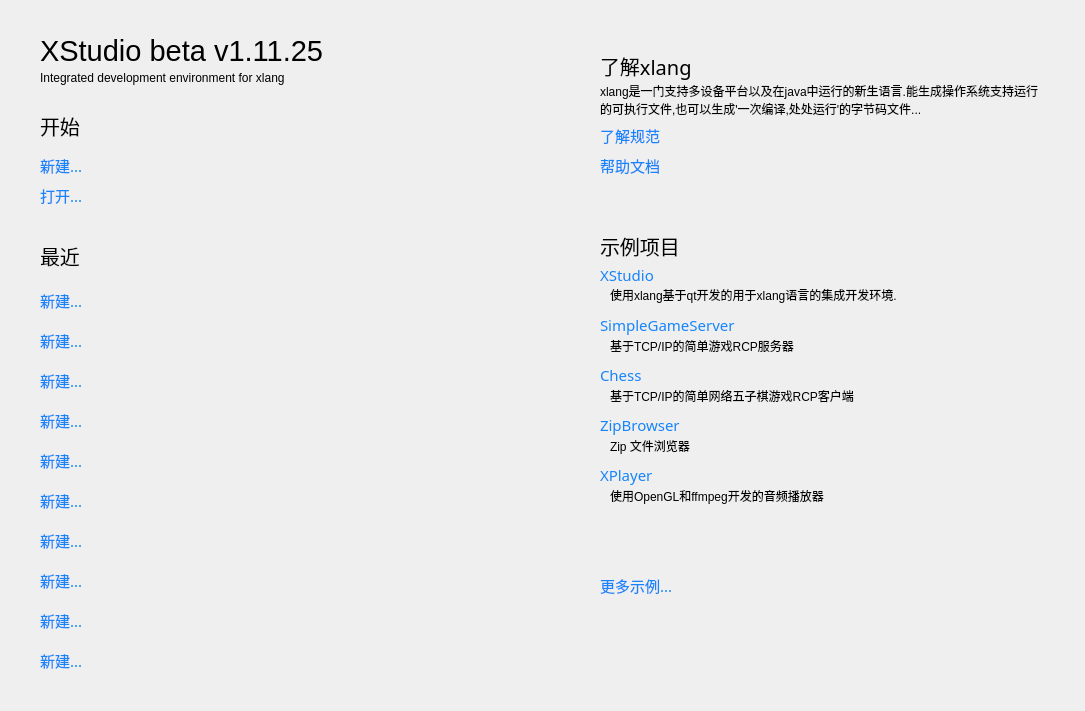
<?xml version="1.0" encoding="UTF-8"?>
<ui version="4.0">
 <class>Form</class>
 <widget class="QWidget" name="Form">
  <property name="geometry">
   <rect>
    <x>0</x>
    <y>0</y>
    <width>1085</width>
    <height>711</height>
   </rect>
  </property>
  <property name="windowTitle">
   <string>欢迎使用</string>
  </property>
  <widget class="QLabel" name="label">
   <property name="geometry">
    <rect>
     <x>40</x>
     <y>30</y>
     <width>500</width>
     <height>41</height>
    </rect>
   </property>
   <property name="font">
    <font>
     <family>Arial</family>
     <pointsize>22</pointsize>
    </font>
   </property>
   <property name="text">
    <string>XStudio beta v1.11.25</string>
   </property>
  </widget>
  <widget class="QLabel" name="label_2">
   <property name="geometry">
    <rect>
     <x>40</x>
     <y>70</y>
     <width>271</width>
     <height>16</height>
    </rect>
   </property>
   <property name="text">
    <string>Integrated development environment for xlang</string>
   </property>
  </widget>
  <widget class="QLabel" name="label_3">
   <property name="geometry">
    <rect>
     <x>40</x>
     <y>110</y>
     <width>61</width>
     <height>31</height>
    </rect>
   </property>
   <property name="font">
    <font>
     <family>微软雅黑</family>
     <pointsize>15</pointsize>
    </font>
   </property>
   <property name="text">
    <string>开始</string>
   </property>
  </widget>
  <widget class="QLabel" name="lblnew">
   <property name="geometry">
    <rect>
     <x>40</x>
     <y>150</y>
     <width>221</width>
     <height>31</height>
    </rect>
   </property>
   <property name="font">
    <font>
     <family>微软雅黑</family>
     <pointsize>11</pointsize>
    </font>
   </property>
   <property name="cursor">
    <cursorShape>OpenHandCursor</cursorShape>
   </property>
   <property name="text">
    <string>&lt;a style=&quot;color:#1684fb&quot;&gt;新建...&lt;/a&gt;</string>
   </property>
  </widget>
  <widget class="QLabel" name="lblopen">
   <property name="geometry">
    <rect>
     <x>40</x>
     <y>180</y>
     <width>221</width>
     <height>31</height>
    </rect>
   </property>
   <property name="font">
    <font>
     <family>微软雅黑</family>
     <pointsize>11</pointsize>
    </font>
   </property>
   <property name="cursor">
    <cursorShape>OpenHandCursor</cursorShape>
   </property>
   <property name="text">
    <string>&lt;a style=&quot;color:#1684fb&quot;&gt;打开...&lt;/a&gt;</string>
   </property>
  </widget>
  <widget class="QLabel" name="label_6">
   <property name="geometry">
    <rect>
     <x>40</x>
     <y>240</y>
     <width>61</width>
     <height>31</height>
    </rect>
   </property>
   <property name="font">
    <font>
     <family>微软雅黑</family>
     <pointsize>15</pointsize>
    </font>
   </property>
   <property name="text">
    <string>最近</string>
   </property>
  </widget>
  <widget class="QLabel" name="rl0">
   <property name="geometry">
    <rect>
     <x>40</x>
     <y>280</y>
     <width>541</width>
     <height>41</height>
    </rect>
   </property>
   <property name="font">
    <font>
     <family>微软雅黑</family>
     <pointsize>11</pointsize>
    </font>
   </property>
   <property name="cursor">
    <cursorShape>OpenHandCursor</cursorShape>
   </property>
   <property name="text">
    <string>&lt;a style=&quot;color:#1684fb&quot;&gt;新建...&lt;/a&gt;</string>
   </property>
  </widget>
  <widget class="QLabel" name="rl1">
   <property name="geometry">
    <rect>
     <x>40</x>
     <y>320</y>
     <width>541</width>
     <height>41</height>
    </rect>
   </property>
   <property name="font">
    <font>
     <family>微软雅黑</family>
     <pointsize>11</pointsize>
    </font>
   </property>
   <property name="cursor">
    <cursorShape>OpenHandCursor</cursorShape>
   </property>
   <property name="text">
    <string>&lt;a style=&quot;color:#1684fb&quot;&gt;新建...&lt;/a&gt;</string>
   </property>
  </widget>
  <widget class="QLabel" name="rl2">
   <property name="geometry">
    <rect>
     <x>40</x>
     <y>360</y>
     <width>541</width>
     <height>41</height>
    </rect>
   </property>
   <property name="font">
    <font>
     <family>微软雅黑</family>
     <pointsize>11</pointsize>
    </font>
   </property>
   <property name="cursor">
    <cursorShape>OpenHandCursor</cursorShape>
   </property>
   <property name="text">
    <string>&lt;a style=&quot;color:#1684fb&quot;&gt;新建...&lt;/a&gt;</string>
   </property>
  </widget>
  <widget class="QLabel" name="rl3">
   <property name="geometry">
    <rect>
     <x>40</x>
     <y>400</y>
     <width>541</width>
     <height>41</height>
    </rect>
   </property>
   <property name="font">
    <font>
     <family>微软雅黑</family>
     <pointsize>11</pointsize>
    </font>
   </property>
   <property name="cursor">
    <cursorShape>OpenHandCursor</cursorShape>
   </property>
   <property name="text">
    <string>&lt;a style=&quot;color:#1684fb&quot;&gt;新建...&lt;/a&gt;</string>
   </property>
  </widget>
  <widget class="QLabel" name="rl4">
   <property name="geometry">
    <rect>
     <x>40</x>
     <y>440</y>
     <width>541</width>
     <height>41</height>
    </rect>
   </property>
   <property name="font">
    <font>
     <family>微软雅黑</family>
     <pointsize>11</pointsize>
    </font>
   </property>
   <property name="cursor">
    <cursorShape>OpenHandCursor</cursorShape>
   </property>
   <property name="text">
    <string>&lt;a style=&quot;color:#1684fb&quot;&gt;新建...&lt;/a&gt;</string>
   </property>
  </widget>
  <widget class="QLabel" name="rl5">
   <property name="geometry">
    <rect>
     <x>40</x>
     <y>480</y>
     <width>541</width>
     <height>41</height>
    </rect>
   </property>
   <property name="font">
    <font>
     <family>微软雅黑</family>
     <pointsize>11</pointsize>
    </font>
   </property>
   <property name="cursor">
    <cursorShape>OpenHandCursor</cursorShape>
   </property>
   <property name="text">
    <string>&lt;a style=&quot;color:#1684fb&quot;&gt;新建...&lt;/a&gt;</string>
   </property>
  </widget>
  <widget class="QLabel" name="rl6">
   <property name="geometry">
    <rect>
     <x>40</x>
     <y>520</y>
     <width>541</width>
     <height>41</height>
    </rect>
   </property>
   <property name="font">
    <font>
     <family>微软雅黑</family>
     <pointsize>11</pointsize>
    </font>
   </property>
   <property name="cursor">
    <cursorShape>OpenHandCursor</cursorShape>
   </property>
   <property name="text">
    <string>&lt;a style=&quot;color:#1684fb&quot;&gt;新建...&lt;/a&gt;</string>
   </property>
  </widget>
  <widget class="QLabel" name="rl7">
   <property name="geometry">
    <rect>
     <x>40</x>
     <y>560</y>
     <width>541</width>
     <height>41</height>
    </rect>
   </property>
   <property name="font">
    <font>
     <family>微软雅黑</family>
     <pointsize>11</pointsize>
    </font>
   </property>
   <property name="cursor">
    <cursorShape>OpenHandCursor</cursorShape>
   </property>
   <property name="text">
    <string>&lt;a style=&quot;color:#1684fb&quot;&gt;新建...&lt;/a&gt;</string>
   </property>
  </widget>
  <widget class="QLabel" name="rl8">
   <property name="geometry">
    <rect>
     <x>40</x>
     <y>600</y>
     <width>541</width>
     <height>41</height>
    </rect>
   </property>
   <property name="font">
    <font>
     <family>微软雅黑</family>
     <pointsize>11</pointsize>
    </font>
   </property>
   <property name="cursor">
    <cursorShape>OpenHandCursor</cursorShape>
   </property>
   <property name="text">
    <string>&lt;a style=&quot;color:#1684fb&quot;&gt;新建...&lt;/a&gt;</string>
   </property>
  </widget>
  <widget class="QLabel" name="rl9">
   <property name="geometry">
    <rect>
     <x>40</x>
     <y>640</y>
     <width>541</width>
     <height>41</height>
    </rect>
   </property>
   <property name="font">
    <font>
     <family>微软雅黑</family>
     <pointsize>11</pointsize>
    </font>
   </property>
   <property name="cursor">
    <cursorShape>OpenHandCursor</cursorShape>
   </property>
   <property name="text">
    <string>&lt;a style=&quot;color:#1684fb&quot;&gt;新建...&lt;/a&gt;</string>
   </property>
  </widget>
  <widget class="QLabel" name="label_18">
   <property name="geometry">
    <rect>
     <x>600</x>
     <y>570</y>
     <width>301</width>
     <height>31</height>
    </rect>
   </property>
   <property name="font">
    <font>
     <family>微软雅黑</family>
     <pointsize>11</pointsize>
    </font>
   </property>
   <property name="cursor">
    <cursorShape>OpenHandCursor</cursorShape>
   </property>
   <property name="text">
    <string>&lt;a style=&quot;color:#1684fb&quot;&gt;更多示例...&lt;/a&gt;</string>
   </property>
  </widget>
  <widget class="QLabel" name="label_19">
   <property name="geometry">
    <rect>
     <x>600</x>
     <y>230</y>
     <width>221</width>
     <height>31</height>
    </rect>
   </property>
   <property name="font">
    <font>
     <family>微软雅黑</family>
     <pointsize>15</pointsize>
    </font>
   </property>
   <property name="text">
    <string>示例项目</string>
   </property>
  </widget>
  <widget class="QLabel" name="label_20">
   <property name="geometry">
    <rect>
     <x>600</x>
     <y>460</y>
     <width>301</width>
     <height>31</height>
    </rect>
   </property>
   <property name="font">
    <font>
     <family>微软雅黑</family>
     <pointsize>11</pointsize>
    </font>
   </property>
   <property name="cursor">
    <cursorShape>OpenHandCursor</cursorShape>
   </property>
   <property name="text">
    <string>&lt;a style=&quot;color:#1684fb&quot;&gt;XPlayer&lt;/a&gt;</string>
   </property>
  </widget>
  <widget class="QLabel" name="label_21">
   <property name="geometry">
    <rect>
     <x>600</x>
     <y>360</y>
     <width>301</width>
     <height>31</height>
    </rect>
   </property>
   <property name="font">
    <font>
     <family>微软雅黑</family>
     <pointsize>11</pointsize>
    </font>
   </property>
   <property name="cursor">
    <cursorShape>OpenHandCursor</cursorShape>
   </property>
   <property name="text">
    <string>&lt;a style=&quot;color:#1684fb&quot;&gt;Chess&lt;/a&gt;</string>
   </property>
  </widget>
  <widget class="QLabel" name="label_24">
   <property name="geometry">
    <rect>
     <x>600</x>
     <y>260</y>
     <width>301</width>
     <height>31</height>
    </rect>
   </property>
   <property name="font">
    <font>
     <family>微软雅黑</family>
     <pointsize>11</pointsize>
    </font>
   </property>
   <property name="cursor">
    <cursorShape>OpenHandCursor</cursorShape>
   </property>
   <property name="text">
    <string>&lt;a style=&quot;color:#1684fb&quot;&gt;XStudio&lt;/a&gt;</string>
   </property>
  </widget>
  <widget class="QLabel" name="label_25">
   <property name="geometry">
    <rect>
     <x>600</x>
     <y>310</y>
     <width>301</width>
     <height>31</height>
    </rect>
   </property>
   <property name="font">
    <font>
     <family>微软雅黑</family>
     <pointsize>11</pointsize>
    </font>
   </property>
   <property name="cursor">
    <cursorShape>OpenHandCursor</cursorShape>
   </property>
   <property name="text">
    <string>&lt;a style=&quot;color:#1684fb&quot;&gt;SimpleGameServer&lt;/a&gt;</string>
   </property>
  </widget>
  <widget class="QLabel" name="label_27">
   <property name="geometry">
    <rect>
     <x>600</x>
     <y>410</y>
     <width>301</width>
     <height>31</height>
    </rect>
   </property>
   <property name="font">
    <font>
     <family>微软雅黑</family>
     <pointsize>11</pointsize>
    </font>
   </property>
   <property name="cursor">
    <cursorShape>OpenHandCursor</cursorShape>
   </property>
   <property name="text">
    <string>&lt;a style=&quot;color:#1684fb&quot;&gt;ZipBrowser&lt;/a&gt;</string>
   </property>
  </widget>
  <widget class="QLabel" name="label_28">
   <property name="geometry">
    <rect>
     <x>610</x>
     <y>280</y>
     <width>311</width>
     <height>31</height>
    </rect>
   </property>
   <property name="text">
    <string>&lt;html&gt;&lt;head/&gt;&lt;body&gt;&lt;p&gt;使用xlang基于qt开发的用于xlang语言的集成开发环境.&lt;/p&gt;&lt;/body&gt;&lt;/html&gt;</string>
   </property>
  </widget>
  <widget class="QLabel" name="label_29">
   <property name="geometry">
    <rect>
     <x>610</x>
     <y>330</y>
     <width>311</width>
     <height>31</height>
    </rect>
   </property>
   <property name="text">
    <string>基于TCP/IP的简单游戏RCP服务器</string>
   </property>
  </widget>
  <widget class="QLabel" name="label_30">
   <property name="geometry">
    <rect>
     <x>610</x>
     <y>380</y>
     <width>311</width>
     <height>31</height>
    </rect>
   </property>
   <property name="text">
    <string>基于TCP/IP的简单网络五子棋游戏RCP客户端</string>
   </property>
  </widget>
  <widget class="QLabel" name="label_31">
   <property name="geometry">
    <rect>
     <x>610</x>
     <y>430</y>
     <width>311</width>
     <height>31</height>
    </rect>
   </property>
   <property name="text">
    <string>Zip 文件浏览器</string>
   </property>
  </widget>
  <widget class="QLabel" name="label_32">
   <property name="geometry">
    <rect>
     <x>610</x>
     <y>480</y>
     <width>311</width>
     <height>31</height>
    </rect>
   </property>
   <property name="text">
    <string>使用OpenGL和ffmpeg开发的音频播放器</string>
   </property>
  </widget>
  <widget class="QLabel" name="label_17">
   <property name="geometry">
    <rect>
     <x>600</x>
     <y>150</y>
     <width>221</width>
     <height>31</height>
    </rect>
   </property>
   <property name="font">
    <font>
     <family>微软雅黑</family>
     <pointsize>11</pointsize>
    </font>
   </property>
   <property name="cursor">
    <cursorShape>OpenHandCursor</cursorShape>
   </property>
   <property name="text">
    <string>&lt;a style=&quot;color:#1684fb&quot;&gt;帮助文档&lt;/a&gt;</string>
   </property>
  </widget>
  <widget class="QLabel" name="label_22">
   <property name="geometry">
    <rect>
     <x>600</x>
     <y>120</y>
     <width>221</width>
     <height>31</height>
    </rect>
   </property>
   <property name="font">
    <font>
     <family>微软雅黑</family>
     <pointsize>11</pointsize>
    </font>
   </property>
   <property name="cursor">
    <cursorShape>OpenHandCursor</cursorShape>
   </property>
   <property name="text">
    <string>&lt;a style=&quot;color:#1684fb&quot;&gt;了解规范&lt;/a&gt;</string>
   </property>
  </widget>
  <widget class="QLabel" name="label_23">
   <property name="geometry">
    <rect>
     <x>600</x>
     <y>50</y>
     <width>281</width>
     <height>31</height>
    </rect>
   </property>
   <property name="font">
    <font>
     <family>微软雅黑</family>
     <pointsize>15</pointsize>
    </font>
   </property>
   <property name="text">
    <string>了解xlang</string>
   </property>
  </widget>
  <widget class="QLabel" name="label_33">
   <property name="geometry">
    <rect>
     <x>600</x>
     <y>80</y>
     <width>441</width>
     <height>41</height>
    </rect>
   </property>
   <property name="text">
    <string>&lt;html&gt;&lt;head/&gt;&lt;body&gt;&lt;p&gt;xlang是一门支持多设备平台以及在java中运行的新生语言.能生成操作系统支持运行的可执行文件,也可以生成'一次编译,处处运行'的字节码文件...&lt;/p&gt;&lt;/body&gt;&lt;/html&gt;</string>
   </property>
   <property name="wordWrap">
    <bool>true</bool>
   </property>
  </widget>
 </widget>
 <resources/>
 <connections/>
</ui>
